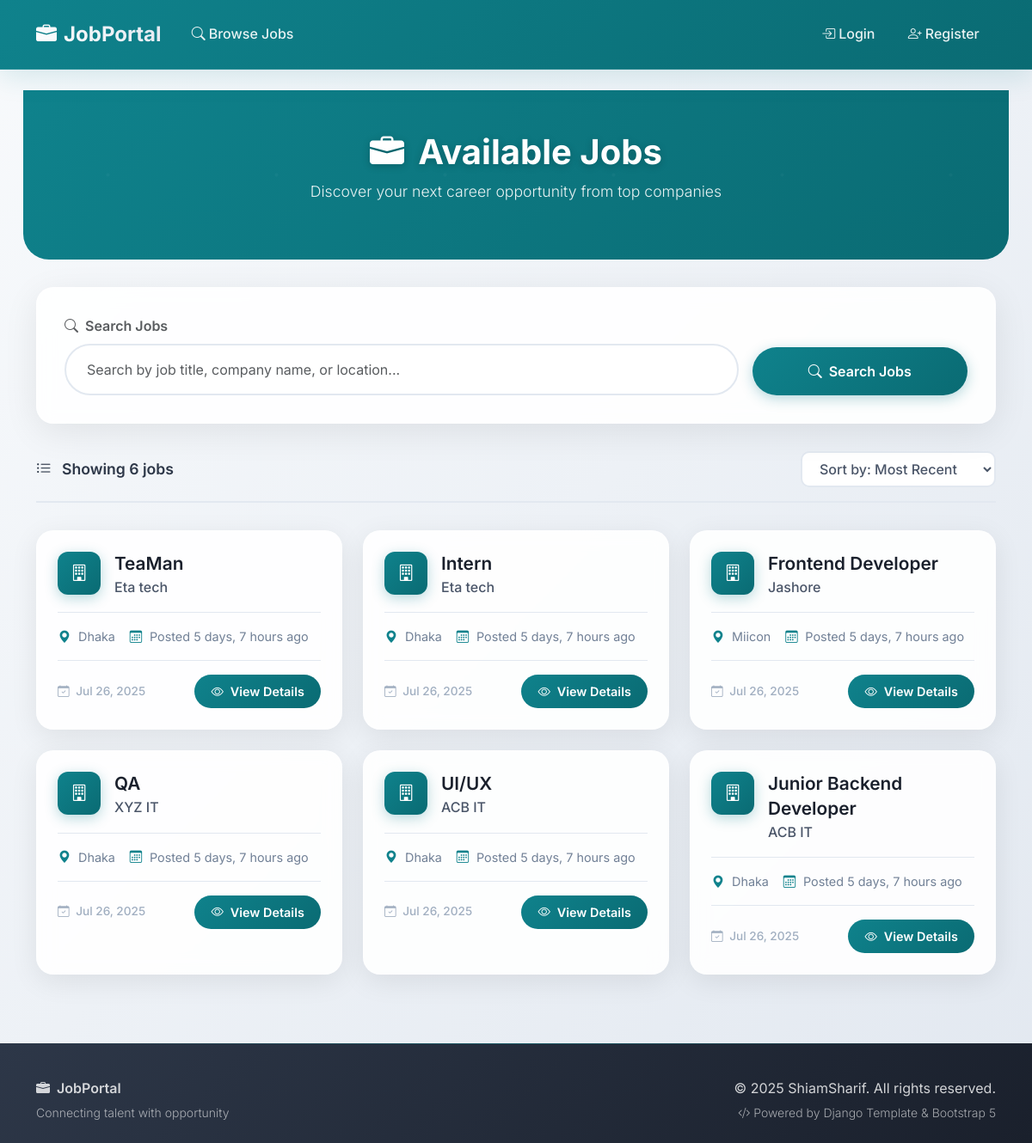
The app's page /jobs/, older data.
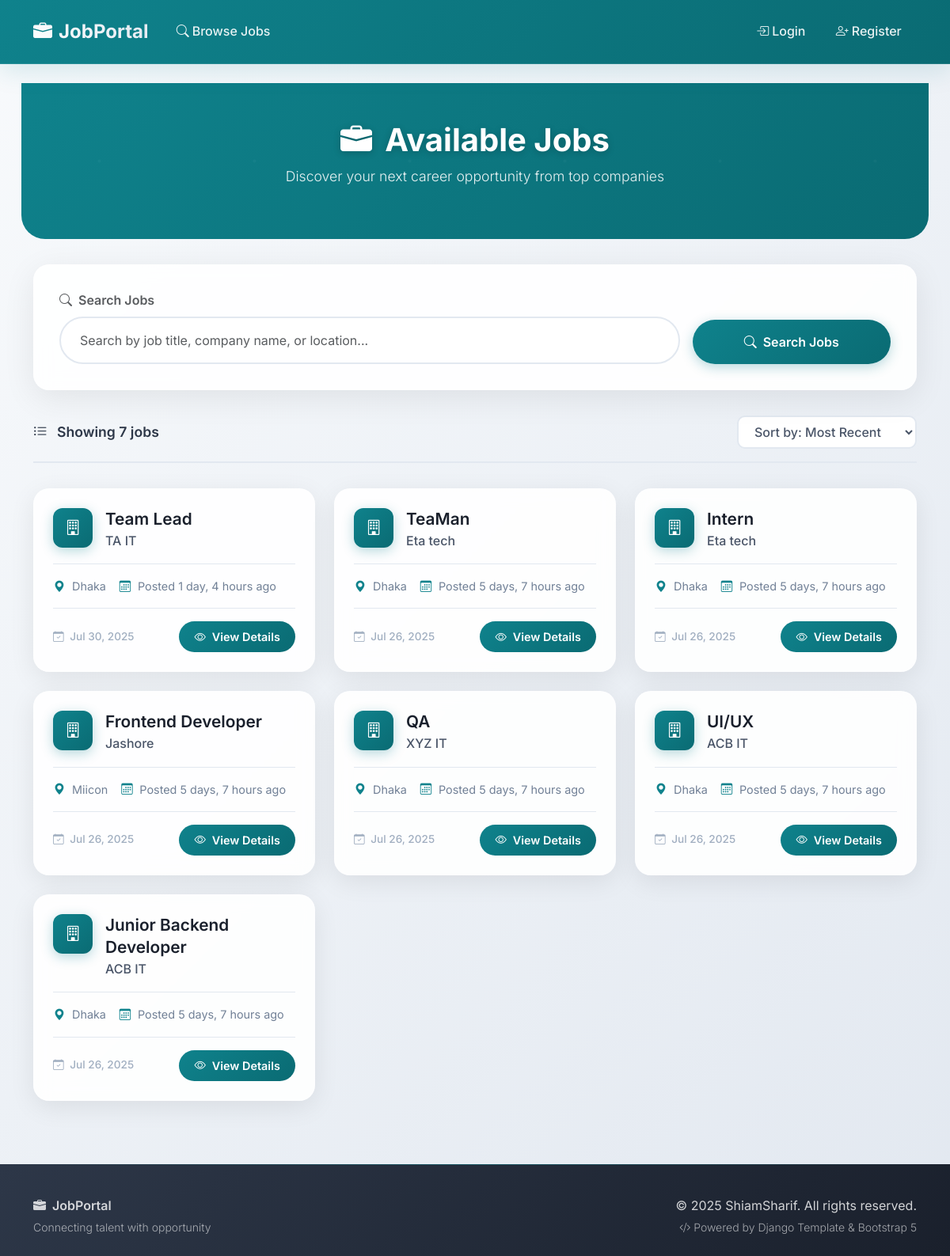
The same page, newer data.
### jobs/models.py (models this page shows, shortened)
class Job(models.Model):
    title = models.CharField(max_length=255)
    company_name = models.CharField(max_length=255)
    location = models.CharField(max_length=255)
    description = models.TextField()
    posted_by = models.ForeignKey(User, on_delete=models.CASCADE, related_name="jobs")
    created_at = models.DateTimeField(auto_now_add=True)

### jobs/views.py (the view)
# urls.py: path("jobs/", views.job_list, name="job_list"),
def job_list(request):
    query = request.GET.get("q", "").strip()
    jobs = Job.objects.all().order_by("-created_at")
    if query:
        jobs = jobs.filter(
            Q(title__icontains=query) |
            Q(company_name__icontains=query) |
            Q(location__icontains=query)
        )
    return render(request, "job_list.html", {"jobs": jobs, "query": query})

### templates/job_list.html (shortened to what this page needs)
{% extends "base.html" %}
{% block content %}
<div class="page-header">
  <div class="container">
    <div class="text-center">
      <h2><i class="bi bi-briefcase-fill me-3"></i>Available Jobs</h2>
      <p class="page-subtitle">Discover your next career opportunity from top companies</p>
    </div>
  </div>
</div>
<div class="search-section">
  <form method="get" class="search-form">
    <div class="row g-3 align-items-end">
      <div class="col-md-9">
        <label for="searchInput" class="form-label fw-semibold text-muted">
          <i class="bi bi-search me-2"></i>Search Jobs
        </label>
        <input
          type="text"
          id="searchInput"
          name="q"
          value="{{ query }}"
          class="form-control search-input"
          placeholder="Search by job title, company name, or location..."
          autocomplete="off"
        >
      </div>
      <div class="col-md-3 d-grid">
        <button type="submit" class="btn search-btn">
          <i class="bi bi-search me-2"></i>Search Jobs
        </button>
      </div>
    </div>
  </form>
</div>
<div class="results-header">
  <div class="results-count">
    <i class="bi bi-list-ul me-2"></i>
    {% if jobs %}
      Showing {{ jobs|length }} job{{ jobs|length|pluralize }}
    {% else %}
      No jobs found {% if query %}for "{{ query }}"{% endif %}
    {% endif %}
  </div>
  <select class="sort-dropdown">
    <option>Sort by: Most Recent</option>
  </select>
</div>
{% if jobs %}
<div class="jobs-container">
  {% for job in jobs %}
  <div class="job-card" onclick="window.location.href='{% url 'job_detail' job.pk %}'">
    <div class="job-header">
      <div class="d-flex align-items-start flex-grow-1">
        <div class="job-icon">
          <i class="bi bi-building"></i>
        </div>
        <div class="flex-grow-1">
          <a href="{% url 'job_detail' job.pk %}" class="job-title">{{ job.title }}</a>
          <div class="job-company">{{ job.company_name }}</div>
        </div>
      </div>
    </div>
    <div class="job-meta">
      <div class="job-meta-item">
        <i class="bi bi-geo-alt-fill"></i>
        <span>{{ job.location }}</span>
      </div>
      <div class="job-meta-item">
        <i class="bi bi-calendar3"></i>
        <span>Posted {{ job.created_at|timesince }} ago</span>
      </div>
    </div>
    <div class="job-actions">
      <div class="job-date">
        <i class="bi bi-calendar-check me-1"></i>
        {{ job.created_at|date:"M j, Y" }}
      </div>
      <a href="{% url 'job_detail' job.pk %}" class="view-job-btn">
        <i class="bi bi-eye"></i>
        View Details
      </a>
    </div>
  </div>
  {% endfor %}
</div>
{% endif %}
{% endblock %}

### templates/base.html (shortened to what this page needs)
{% load static %}
<!doctype html>
<html lang="en">
<head>
  <link href="https://cdn.jsdelivr.net/npm/bootstrap@5.3.3/dist/css/bootstrap.min.css" rel="stylesheet">
  <link href="https://cdn.jsdelivr.net/npm/bootstrap-icons@1.11.0/font/bootstrap-icons.css" rel="stylesheet">
</head>
<body>
  <nav class="navbar navbar-expand-lg navbar-dark sticky-top">
    <div class="container">
      <a class="navbar-brand fw-bold" href="{% url 'home' %}">
        <i class="bi bi-briefcase-fill me-2"></i>JobPortal
      </a>
      <div class="collapse navbar-collapse" id="navbarNav">
        <ul class="navbar-nav me-auto">
          <li class="nav-item">
            <a class="nav-link" href="{% url 'job_list' %}">
              <i class="bi bi-search me-1"></i>Browse Jobs
            </a>
          </li>
        </ul>
        <ul class="navbar-nav">
          {% if user.is_authenticated %}
            <li class="nav-item">
              <span class="navbar-text me-3">Hi, {{ user.username }}</span>
            </li>
            <li class="nav-item">
              <a class="nav-link" href="{% url 'logout' %}">
                <i class="bi bi-box-arrow-right me-1"></i>Logout
              </a>
            </li>
          {% else %}
            <li class="nav-item">
              <a class="nav-link" href="{% url 'login' %}">
                <i class="bi bi-box-arrow-in-right me-1"></i>Login
              </a>
            </li>
            <li class="nav-item">
              <a class="nav-link" href="{% url 'register' %}">
                <i class="bi bi-person-plus me-1"></i>Register
              </a>
            </li>
          {% endif %}
        </ul>
      </div>
    </div>
  </nav>
  <main class="container mt-4">
    {% block content %}{% endblock %}
  </main>
  <footer class="footer mt-auto">
    <div class="container">
      <div class="row align-items-center">
        <div class="col-md-6 text-center text-md-start">
          <p class="mb-1 fw-semibold">
            <i class="bi bi-briefcase-fill me-2"></i>JobPortal
          </p>
          <p class="small mb-0">Connecting talent with opportunity</p>
        </div>
        <div class="col-md-6 text-center text-md-end">
          <p class="mb-1">&copy; 2025 ShiamSharif. All rights reserved.</p>
          <p class="small mb-0">
            <i class="bi bi-code-slash me-1"></i>Powered by Django Template & Bootstrap 5
          </p>
        </div>
      </div>
    </div>
  </footer>
</body>
</html>

### templates/job_list.html (style rules this page uses)
.page-header { background: linear-gradient(135deg, #0F828C 0%, #0A6B73 100%); color: white; padding: 3rem 0; margin: -2rem -15px 2rem -15px; border-radius: 0 0 30px 30px; position: relative; overflow: hidden; }
.page-header::before { content: ''; position: absolute; top: 0; left: 0; right: 0; bottom: 0; opacity: 0.3; }
.page-header h2 { font-weight: 700; font-size: 2.5rem; margin-bottom: 0.5rem; text-shadow: 0 2px 10px rgba(0, 0, 0, 0.2); }
.page-subtitle { font-size: 1.1rem; opacity: 0.9; font-weight: 300; }
.search-section { background: rgba(255, 255, 255, 0.9); backdrop-filter: blur(10px); border-radius: 20px; padding: 2rem; margin-bottom: 2rem; box-shadow: 0 10px 40px rgba(0, 0, 0, 0.08); border: 1px solid rgba(255, 255, 255, 0.2); }
.search-form { position: relative; }
.search-input { border: 2px solid #E2E8F0 !important; border-radius: 50px !important; padding: 1rem 1.5rem !important; font-size: 1rem !important; transition: all 0.3s ease !important; background: rgba(255, 255, 255, 0.8) !important; backdrop-filter: blur(5px); }
.search-btn { background: linear-gradient(135deg, #0F828C, #0A6B73) !important; border: none !important; border-radius: 50px !important; padding: 1rem 2rem !important; font-weight: 600 !important; color: white !important; transition: all 0.3s ease !important; box-shadow: 0 4px 15px rgba(15, 130, 140, 0.3); }
.jobs-container { display: grid; grid-template-columns: repeat(auto-fill, minmax(350px, 1fr)); gap: 1.5rem; margin-bottom: 3rem; }
.job-card { background: rgba(255, 255, 255, 0.9); backdrop-filter: blur(10px); border-radius: 20px; padding: 1.5rem; transition: all 0.4s cubic-bezier(0.4, 0, 0.2, 1); border: 1px solid rgba(255, 255, 255, 0.2); box-shadow: 0 8px 32px rgba(0, 0, 0, 0.08); position: relative; overflow: hidden; cursor: pointer; }
.job-card::before { content: ''; position: absolute; top: 0; left: 0; right: 0; height: 4px; background: linear-gradient(90deg, #0F828C, #0A6B73); transform: scaleX(0); transition: transform 0.4s ease; }
.job-header { display: flex; align-items: flex-start; justify-content: space-between; margin-bottom: 1rem; }
.job-icon { width: 50px; height: 50px; background: linear-gradient(135deg, #0F828C, #0A6B73); border-radius: 12px; display: flex; align-items: center; justify-content: center; color: white; font-size: 1.2rem; margin-right: 1rem; flex-shrink: 0; box-shadow: 0 4px 15px rgba(15, 130, 140, 0.3); }
.job-title { font-size: 1.3rem; font-weight: 600; color: #1A202C; margin-bottom: 0.5rem; text-decoration: none; transition: color 0.3s ease; line-height: 1.3; }
.job-company { color: #4A5568; font-weight: 500; font-size: 1rem; margin-bottom: 0; }
.job-meta { display: flex; flex-wrap: wrap; gap: 1rem; margin: 1rem 0; padding: 1rem 0; border-top: 1px solid #E2E8F0; border-bottom: 1px solid #E2E8F0; }
.job-meta-item { display: flex; align-items: center; gap: 0.5rem; color: #718096; font-size: 0.9rem; }
.job-meta-item i { color: #0F828C; width: 16px; text-align: center; }
.job-actions { display: flex; justify-content: space-between; align-items: center; }
.job-date { color: #A0AEC0; font-size: 0.85rem; font-weight: 500; }
.view-job-btn { background: linear-gradient(135deg, #0F828C, #0A6B73); color: white; border: none; border-radius: 25px; padding: 0.5rem 1.2rem; font-size: 0.9rem; font-weight: 600; text-decoration: none; transition: all 0.3s ease; display: inline-flex; align-items: center; gap: 0.5rem; }
.results-header { display: flex; justify-content: space-between; align-items: center; margin-bottom: 2rem; padding-bottom: 1rem; border-bottom: 2px solid #E2E8F0; }
.results-count { font-weight: 600; color: #2D3748; font-size: 1.1rem; }
.sort-dropdown { border: 2px solid #E2E8F0; border-radius: 10px; padding: 0.5rem 1rem; background: white; color: #4A5568; font-weight: 500; transition: all 0.3s ease; }

Row changes from the older to the newer data that the page shows:
added Job: title "Team Lead", company_name "TA IT", location "Dhaka", created_at "1 day, 4 hours", created_at "Jul 30, 2025"
Text that changed along with them:
{{ jobs|length }}: "6" → "7"
